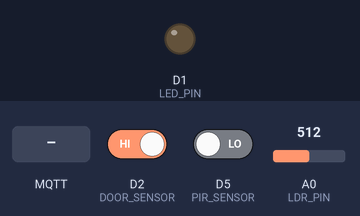
Bench run of a sketch on a simulated ESP8266 (Wemos D1 mini). Shown: output pins drawn as LEDs (lit = HIGH). Inputs (shaded band) come from the test bench; at power-on: D2 (DOOR_SENSOR) HIGH, D5 (PIR_SENSOR) LOW, A0 (LDR_PIN) = 512. WiFi joins after 1.5 s; servers stay silent unless stated; a WiFi scan finds three made-up networks; no MQTT or app messages arrive unless stated.

Above: at 1.3 s.
1.4 s: D2 (DOOR_SENSOR) driven LOW
At 3.8 s:
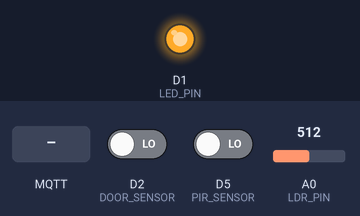
4.4 s: D2 (DOOR_SENSOR) driven HIGH
At 6.1 s:
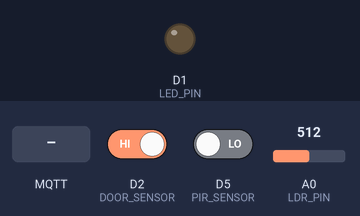
6.4 s: MQTT message "1" arrives on the first subscribed topic
At 7.7 s:
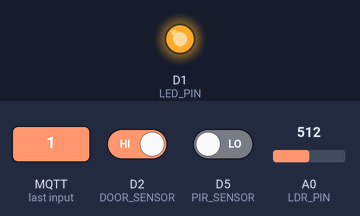
Timing chart, 0 to 9.4 s (numbered marks = the images above; inputs shaded):
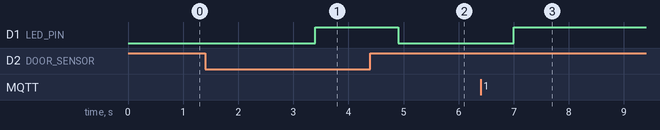

Measured:
- after the input at 1.4 s, D1 (LED_PIN): LOW → HIGH after 2.0 s
- after the input at 4.4 s, D1 (LED_PIN): HIGH → LOW after 0.50 s
- after the input at 6.4 s, D1 (LED_PIN): LOW → HIGH after 0.60 s

The sketch:

Smart_Light_Room.ino
```cpp
// Smart Room Lighting System
// Hardware: Wemos D1 R1, Reed switch (door sensor), LDR (light sensor), PIR, LED
// Functionality: Detect users by MAC, control LED, interact with MQTT broker via AP mode

#include <ESP8266WiFi.h>
#include <ESP8266WebServer.h>
#include <ESP8266mDNS.h>
#include <WiFiClient.h>
#include <PubSubClient.h>

// WiFi and MQTT Settings
const char* ap_ssid = "SmartRoom_AP";
const char* ap_password = "password1234";
const IPAddress ap_local_ip(192, 168, 4, 1);
const IPAddress ap_gateway(192, 168, 4, 1);
const IPAddress ap_subnet(255, 255, 255, 0);

const char* mqtt_broker_ip = "192.168.4.2"; // IP do Raspberry Pi dentro da rede do AP do ESP
const int mqtt_port = 1883;

WiFiServer server(80);
WiFiClient espClient;
PubSubClient client(espClient);

// MQTT Topics
const char* topic_light_set = "room/light/set";
const char* topic_light_status = "room/light/status";
const char* topic_welcome = "room/welcome";
const char* topic_warnings = "room/warnings";
const char* topic_name = "room/name";

// Pins
#define LED_PIN        D1
#define DOOR_SENSOR    D2
#define LDR_PIN        A0
#define PIR_SENSOR     D5

// Thresholds
#define LIGHT_THRESHOLD 600  // LDR value threshold (adjust experimentally)

// States
bool lightOn = false;
bool doorOpen = false;
bool userInside = false;
String userName = "User";
unsigned long lastDetection = 0;

// Known MAC addresses
const char* knownUsers[] = {
  "0A:FE:65:CA:80:7B", // Example MAC address
  "7B:80:CB:03:35:32"
};

// Setup AP and connect to MQTT broker in Raspberry Pi
void setupWiFi() {
  WiFi.mode(WIFI_AP_STA);
  WiFi.softAPConfig(ap_local_ip, ap_gateway, ap_subnet);
  WiFi.softAP(ap_ssid, ap_password);
  delay(100);
  WiFi.begin(ap_ssid, ap_password); // STA tenta conectar à própria rede
}

void reconnectMQTT() {
  while (!client.connected()) {
    if (client.connect("SmartRoomController")) {
      client.subscribe(topic_light_set);
      client.subscribe(topic_name);
    } else {
      delay(1000);
    }
  }
}

void callback(char* topic, byte* payload, unsigned int length) {
  String message;
  for (unsigned int i = 0; i < length; i++) message += (char)payload[i];

  if (String(topic) == topic_light_set) {
    if (message == "1") {
      if (!userInside && analogRead(LDR_PIN) > LIGHT_THRESHOLD) {
        client.publish(topic_warnings, "Luminosidade suficiente. Luz não ligada.");
        return;
      }
      lightOn = true;
      digitalWrite(LED_PIN, HIGH);
      client.publish(topic_light_status, "on");
    } else if (message == "0") {
      if (userInside) return; // Ignore if someone is inside
      lightOn = false;
      digitalWrite(LED_PIN, LOW);
      client.publish(topic_light_status, "off");
    }
  }

  if (String(topic) == topic_name) {
    userName = message;
  }
}

bool isKnownMAC(const String& mac) {
  for (const char* addr : knownUsers) {
    if (mac.equalsIgnoreCase(String(addr))) return true;
  }
  return false;
}

void scanForKnownDevices() {
  int n = WiFi.scanNetworks();
  for (int i = 0; i < n; ++i) {
    String mac = WiFi.BSSIDstr(i);
    if (isKnownMAC(mac)) {
      lastDetection = millis();
      return;
    }
  }
}

void setup() {
  pinMode(LED_PIN, OUTPUT);
  pinMode(DOOR_SENSOR, INPUT_PULLUP);
  pinMode(PIR_SENSOR, INPUT);

  setupWiFi();
  client.setServer(mqtt_broker_ip, mqtt_port);
  client.setCallback(callback);
}

void loop() {
  if (!client.connected()) reconnectMQTT();
  client.loop();

  // Detect door state
  bool currentDoorState = digitalRead(DOOR_SENSOR) == LOW;
  if (currentDoorState && !doorOpen) {
    doorOpen = true;
    scanForKnownDevices();

    if ((millis() - lastDetection) < 5000) {
      if (analogRead(LDR_PIN) < LIGHT_THRESHOLD) {
        lightOn = true;
        digitalWrite(LED_PIN, HIGH);
        client.publish(topic_light_status, "on");
      }
      client.publish(topic_welcome, ("Bem-vindo, " + userName + "!").c_str());
      userInside = true;
    }
  } else if (!currentDoorState && doorOpen) {
    doorOpen = false;
    delay(500); // Ensure PIR is triggered after exit
    if (!digitalRead(PIR_SENSOR)) {
      userInside = false;
      lightOn = false;
      digitalWrite(LED_PIN, LOW);
      client.publish(topic_light_status, "off");
    }
  }

  // Periodic user scan (every 5s max)
  static unsigned long lastScan = 0;
  if (millis() - lastScan > 5000) {
    scanForKnownDevices();
    lastScan = millis();
  }
}
```
